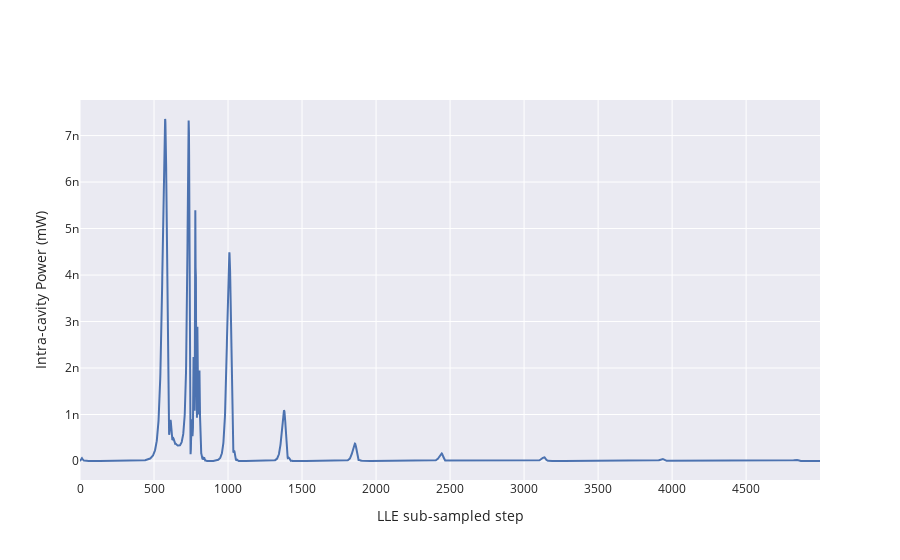

Notebook cell for this chart:
### Code cell
fig = go.Figure()

tr = go.Scatter(y=solverp2.sol.Pcomb * 1e3)

fig.add_trace(tr)
fig.update_layout(
    xaxis_title="LLE sub-sampled step", yaxis_title="Intra-cavity Power (mW)"
)
#fig.add_annotation(x=4500, y=4.9, ax=0, ay=-50, text="Single Soliton Step")
# fig.add_annotation(x=3151, y=7.6, ax=0, ay=-50, text="Two Solitons Step")
#fig.add_annotation(x=1931, y=16, ax=0, ay=80, text="Modulation Instability")
#fig.add_annotation(x=500, y=6, ax=-80, ay=-80, text="Primary Comb")
#fig.show()

### Figure 1 — Plotly figure (JSON) as saved in the notebook; plotly's stock layout.template omitted (floating-point values rounded to 4 significant figures; data arrays with more than 128 entries replaced by an {"elided": "..."} marker saying what was removed)
{"data": [{"type": "scatter", "y": {"elided": "5000 float values"}}], "layout": {"xaxis": {"title": {"text": "LLE sub-sampled step"}}, "yaxis": {"title": {"text": "Intra-cavity Power (mW)"}}}}
